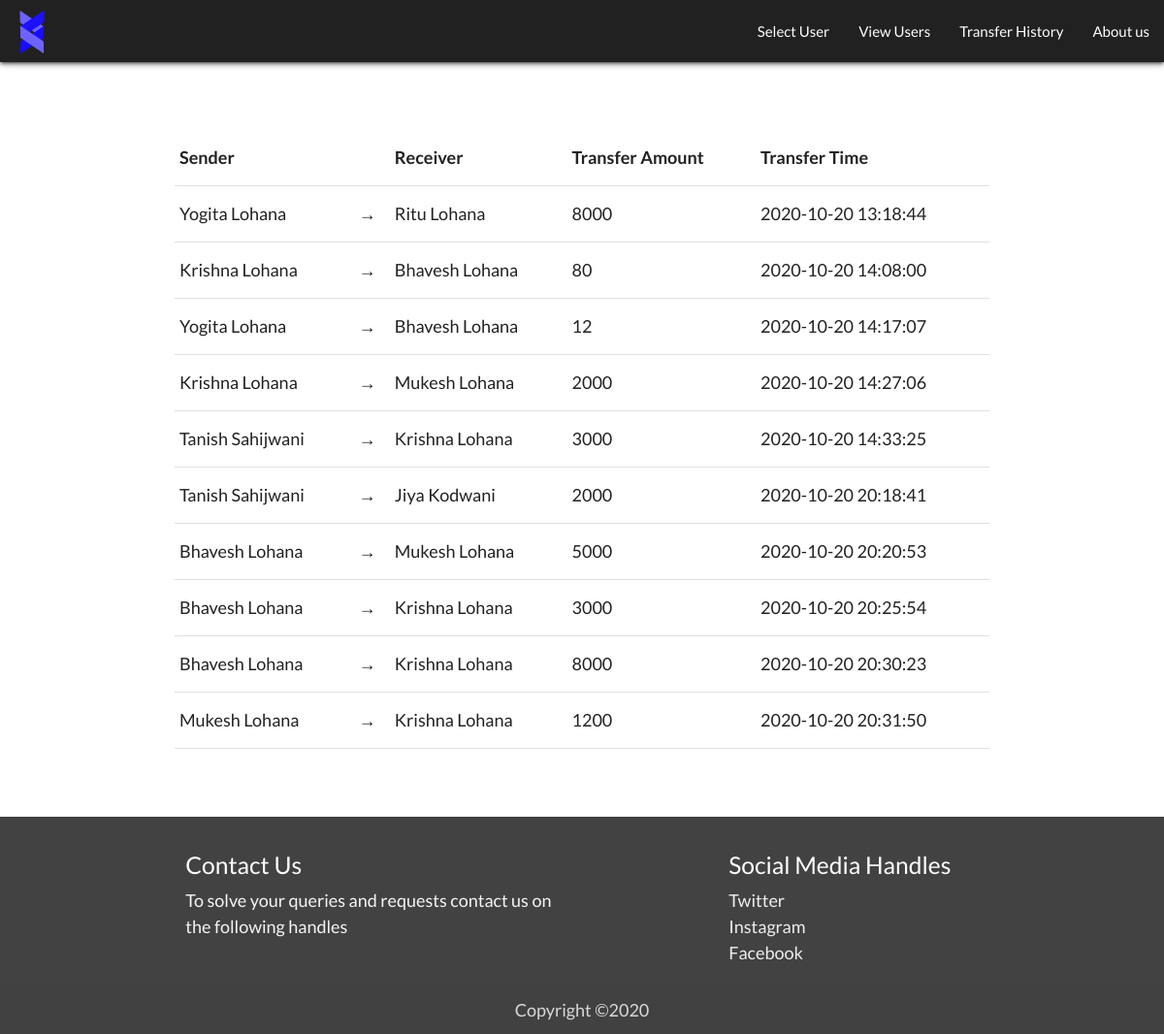
Page /transferHistory.php on the committed database.
### tables this page shows
CREATE TABLE `transfer_history` (
  `t_id` int(11) NOT NULL,
  `t_sender` varchar(255) NOT NULL,
  `t_receiver` varchar(255) NOT NULL,
  `t_amount` int(11) NOT NULL,
  `t_time` datetime NOT NULL DEFAULT current_timestamp()
);

### transferHistory.php (the view, shortened to what this page needs)
<?php
	include('db_connect.php');
	$sql = 'SELECT * FROM transfer_history ORDER BY t_id';
	$result = mysqli_query($conn, $sql);
	$history = mysqli_fetch_all($result, MYSQLI_ASSOC);
?>
<!DOCTYPE html>
<html>
<head>
	<link rel="stylesheet" href="https://cdnjs.cloudflare.com/ajax/libs/materialize/1.0.0/css/materialize.min.css">
    <link rel="stylesheet" type="text/css" href="style.css">
</head>
<body>
	<?php include('navbar.php'); ?>
	<section>
		<div class="wrapper">
			<form action="singleUser.php" method="POST">
				<div class="container" style="margin: 70px auto">
				<table class="highlight center">
					<tr>
						<th>Sender</th>
						<th></th>
						<th>Receiver</th>
						<th>Transfer Amount</th>
						<th>Transfer Time</th>
					</tr>
					<?php
						foreach($history as $hist) {
							echo "<tr><td> ".$hist['t_sender']."</td><td>&rarr;</td><td>".$hist['t_receiver']."</td><td>".$hist['t_amount']."</td><td>".$hist['t_time']."</td></tr>";
						}
					?>
				</table>
			</div>
	</section>
	<?php include('footer.php'); ?>
</body>
</html>

### style.css (style rules this page uses)
* { margin: 0; padding: 0; box-sizing: border-box; }
body { font-size: 18px; font-family: "Lato", serif; }

### rows in the picture
transfer_history: t_sender "Yogita Lohana", t_receiver "Ritu Lohana", t_amount "8000", t_time "2020-10-20 13:18:44"
transfer_history: t_sender "Krishna Lohana", t_receiver "Bhavesh Lohana", t_amount "80", t_time "2020-10-20 14:08:00"
transfer_history: t_sender "Yogita Lohana", t_receiver "Bhavesh Lohana", t_amount "12", t_time "2020-10-20 14:17:07"
transfer_history: t_sender "Krishna Lohana", t_receiver "Mukesh Lohana", t_amount "2000", t_time "2020-10-20 14:27:06"
transfer_history: t_sender "Tanish Sahijwani", t_receiver "Krishna Lohana", t_amount "3000", t_time "2020-10-20 14:33:25"
transfer_history: t_sender "Tanish Sahijwani", t_receiver "Jiya Kodwani", t_amount "2000", t_time "2020-10-20 20:18:41"
transfer_history: t_sender "Bhavesh Lohana", t_receiver "Mukesh Lohana", t_amount "5000", t_time "2020-10-20 20:20:53"
transfer_history: t_sender "Bhavesh Lohana", t_receiver "Krishna Lohana", t_amount "3000", t_time "2020-10-20 20:25:54"
transfer_history: t_sender "Bhavesh Lohana", t_receiver "Krishna Lohana", t_amount "8000", t_time "2020-10-20 20:30:23"
transfer_history: t_sender "Mukesh Lohana", t_receiver "Krishna Lohana", t_amount "1200", t_time "2020-10-20 20:31:50"
